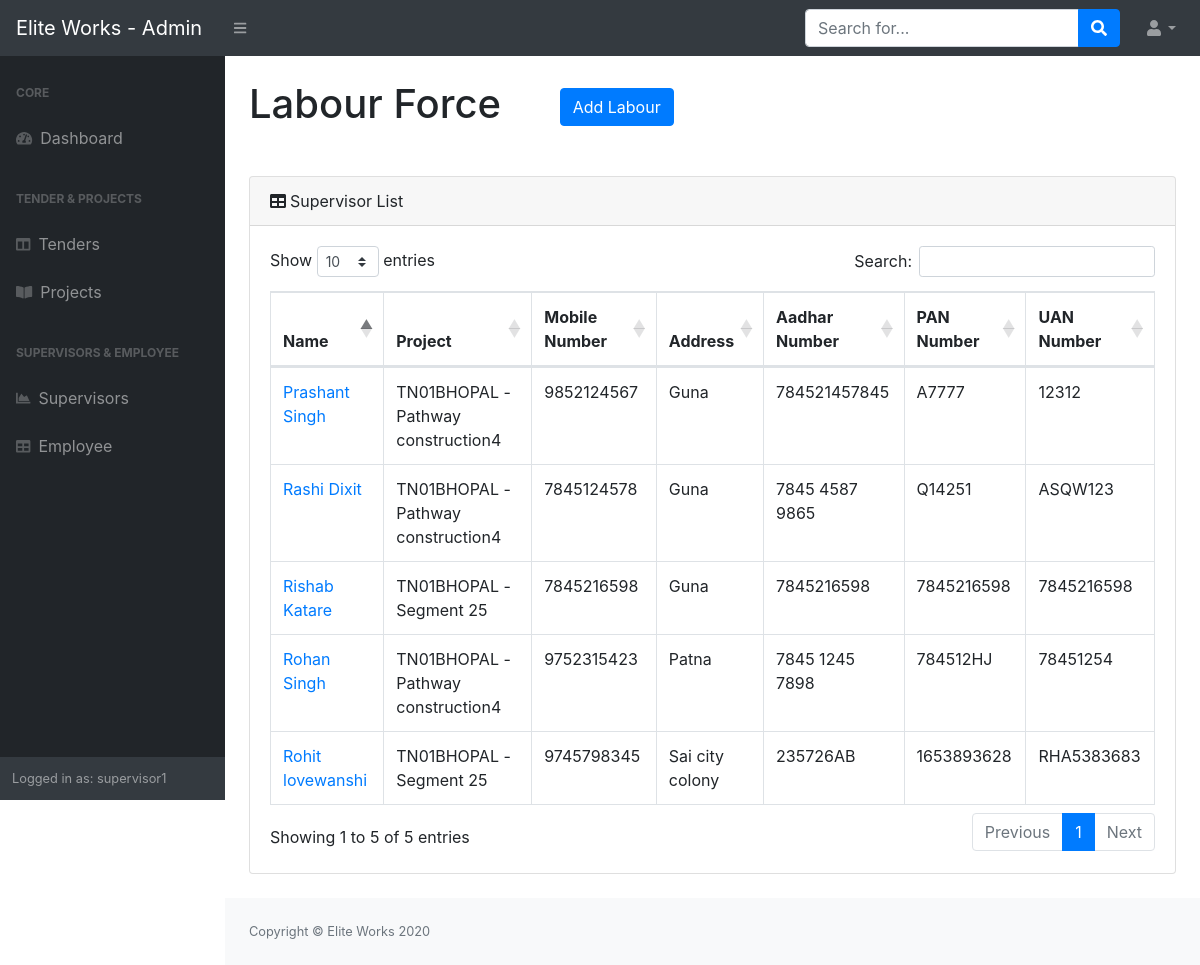
The page /labour/ (signed in) on the database its author committed.
### employee/models.py (models this page shows, shortened)
class labour(models.Model):
    project = models.ForeignKey(Projects,on_delete=models.CASCADE,null=True)
    name = models.CharField('Name', max_length=250,blank=False)
    image = models.ImageField('Image',upload_to='labour_Images',blank=True)
    mobile_number = models.CharField('Mobile Number',max_length=15)
    alter_number = models.CharField('Alternate Number',max_length=15)
    address = models.CharField('Address',max_length=400)
    resume = models.FileField(upload_to='Resume')
    aadhar_number = models.CharField('Aadhar Number',max_length=20)
    aadhar_photo = models.ImageField('Aadhar Card Photo',upload_to='Aadhar_photo',blank=True)
    pan_number = models.CharField('PAN Number', max_length=20)
    pan_photo = models.ImageField('PAN Card Photo',upload_to='PAN_Photo',blank=True)
    highest_qual = models.CharField('Highest Qualifications',max_length=200)
    highest_qual_photo = models.ImageField('Proof of Highest Qualification',upload_to='Highest_Qualification',blank=True)
    ten_certi = models.ImageField('10th Certificate',upload_to='ten_certi',blank=True)
    twelve_certi = models.ImageField('12th Certificate',upload_to='twelve_certi',blank=True)
    tech_certificate_name = models.CharField('Technical Certificate Name',max_length=300)
    tech_certi = models.ImageField('Technical Certificate',upload_to='tech_certi',blank=True)
    UAN_number = models.CharField('UAN Number',max_length=200)
    class Meta:
        verbose_name = 'Labour List'
        verbose_name_plural = 'Labour List'

### projects/models.py (models this page shows, shortened)
class Projects(models.Model):
    tender = models.ForeignKey(Tender,on_delete=models.CASCADE)
    project_name = models.CharField(max_length=50)
    start_date = models.DateField('Start Date',default=timezone.now)
    use_less = models.BooleanField(default=True)
    def __str__(self):
        return self.tender.tender_number+" - "+self.project_name+str(self.id)
    class Meta:
        verbose_name = 'Project'
        verbose_name_plural = 'Project'

class Tender(models.Model):
    tender_number = models.CharField('Tender Number',max_length=500)
    tender_name = models.CharField('Name of Work',max_length=500)
    tender_submission_date = models.DateField('Tender Submission Date',default=timezone.now)
    tender_purchase_reciept = models.FileField('Tender Purchase Reciept')
    tender_confirmation_reciept = models.FileField('Tender Confirmation Reciept')
    physical_submission_date = models.DateField('Physical Submission Date',default=timezone.now)
    tech_bid_opening_date = models.DateField('Technical Bid Opening Bid',default=timezone.now)
    Yes = 'Yes'
    No = 'No'
    status = [(Yes, 'Yes'),(No, 'No')]
    bid_status = models.CharField('Bid Status',max_length=10,choices=status,default=No)
    prize_bid = models.CharField('Prize Bid',max_length=50)
    class Meta:
        verbose_name = 'Tender Lists'
        verbose_name_plural = 'Tender Lists'

### employee/views.py (the view)
# urls.py: path('labour/',emp_view.get_all_employee,name='all_employee'),
def get_all_employee(request):
    context = {
        'employee' : labour.objects.all()
    }
    return render(request,'employee/all_employee.html',context)

### employee/templates/employee/all_employee.html (shortened to what this page needs)
{% load static %}
<!DOCTYPE html>
<html lang="en">
    <head>
        <link href="{% static 'projects/css/styles.css' %}" rel="stylesheet" />
        <link href="https://cdn.datatables.net/1.10.20/css/dataTables.bootstrap4.min.css" rel="stylesheet" />
    </head>
    <body class="sb-nav-fixed">
        <nav class="sb-topnav navbar navbar-expand navbar-dark bg-dark">
            <a class="navbar-brand" href="index.html">Elite Works - Admin</a><button class="btn btn-link btn-sm order-1 order-lg-0" id="sidebarToggle" href="#"><i class="fas fa-bars"></i></button
            >
            <form class="d-none d-md-inline-block form-inline ml-auto mr-0 mr-md-3 my-2 my-md-0">
                <div class="input-group">
                    <input class="form-control" type="text" placeholder="Search for..." aria-label="Search" aria-describedby="basic-addon2" />
                    <div class="input-group-append">
                        <button class="btn btn-primary" type="button"><i class="fas fa-search"></i></button>
                    </div>
                </div>
            </form>
            <ul class="navbar-nav ml-auto ml-md-0">
                <li class="nav-item dropdown">
                    <a class="nav-link dropdown-toggle" id="userDropdown" href="#" role="button" data-toggle="dropdown" aria-haspopup="true" aria-expanded="false"><i class="fas fa-user fa-fw"></i></a>
                </li>
            </ul>
        </nav>
        <div id="layoutSidenav">
            <div id="layoutSidenav_nav">
                <nav class="sb-sidenav accordion sb-sidenav-dark" id="sidenavAccordion">
                    <div class="sb-sidenav-menu">
                        <div class="nav">
                            <div class="sb-sidenav-menu-heading">Core</div>
                            <a class="nav-link" href="/"
                                ><div class="sb-nav-link-icon"><i class="fas fa-tachometer-alt"></i></div>
                                Dashboard</a
                            >
                            <div class="sb-sidenav-menu-heading">Tender & Projects</div>
                            <a class="nav-link collapsed" href="/tender" data-target="#collapseLayouts" aria-expanded="false" aria-controls="collapseLayouts"
                                ><div class="sb-nav-link-icon"><i class="fas fa-columns"></i></div>
                                Tenders
                            </a>
                            <a class="nav-link collapsed" href="#" data-target="#collapsePages" aria-expanded="false" aria-controls="collapsePages"
                                ><div class="sb-nav-link-icon"><i class="fas fa-book-open"></i></div>
                                Projects
                            </a>
                            <div class="sb-sidenav-menu-heading">Supervisors & Employee</div>
                            <a class="nav-link" href="/supervisor"
                                ><div class="sb-nav-link-icon"><i class="fas fa-chart-area"></i></div>
                                Supervisors</a
                            ><a class="nav-link" href="/labour"
                                ><div class="sb-nav-link-icon"><i class="fas fa-table"></i></div>
                                Employee</a>
                        </div>
                    </div>
                    <div class="sb-sidenav-footer">
                        <div class="small">Logged in as:  {{request.user}}</div>
                    </div>
                </nav>
            </div>
            <div id="layoutSidenav_content">
                <main>
                    <div class="container-fluid">
                        <h1 class="mt-4 mb-5 mr-5">Labour Force <a href="/create_labour/"><button type="button" class=" ml-5 btn btn-primary">Add Labour</button></a></h1>
                        <div class="card mb-4">
                            <div class="card-header"><i class="fas fa-table mr-1"></i>Supervisor List</div>
                            <div class="card-body">
                                <div class="table-responsive">
                                    <table class="table table-bordered" id="dataTable" width="100%" cellspacing="0">
                                        <thead>
                                            <tr>
                                                <th>Name</th>
                                                <th>Project</th>
                                                <th>Mobile Number</th>
                                                <th>Address</th>
                                                <th>Aadhar Number</th>
                                                <th>PAN Number</th>
                                                <th>UAN Number</th>
                                            </tr>
                                        </thead>
                                        <tbody>
                                            {%for super in employee%}
                                            <tr>
                                                <td><a href="{{super.id}}">{{super.name}}</a></td>
                                                <td>{{super.project}}</td>
                                                <td>{{super.mobile_number}}</td>
                                                <td>{{super.address}}</td>
                                                <td>{{super.aadhar_number}}</td>
                                                <td>{{super.pan_number}}</td>
                                                <td>{{super.UAN_number}}</td>
                                            </tr>
                                            {%endfor%}
                                        </tbody>
                                    </table>
                                </div>
                            </div>
                        </div>
                    </div>
                </main>
                <footer class="py-4 bg-light mt-auto">
                    <div class="container-fluid">
                        <div class="d-flex align-items-center justify-content-between small">
                            <div class="text-muted">Copyright &copy; Elite Works 2020</div>
                        </div>
                    </div>
                </footer>
            </div>
        </div>
    </body>
</html>

### rows shown on the page
labour: name "Rohan Singh", project "TN01BHOPAL - Pathway construction4", mobile_number "9752315423", address "Patna", aadhar_number "7845 1245 7898", pan_number "784512HJ", UAN_number "78451254"
labour: name "Rashi Dixit", project "TN01BHOPAL - Pathway construction4", mobile_number "7845124578", address "Guna", aadhar_number "7845 4587 9865", pan_number "Q14251", UAN_number "ASQW123"
labour: name "Prashant Singh", project "TN01BHOPAL - Pathway construction4", mobile_number "9852124567", address "Guna", aadhar_number "784521457845", pan_number "A7777", UAN_number "12312"
labour: name "Rishab Katare", project "TN01BHOPAL - Segment 25", mobile_number "7845216598", address "Guna", aadhar_number "7845216598", pan_number "7845216598", UAN_number "7845216598"
labour: name "Rohit lovewanshi", project "TN01BHOPAL - Segment 25", mobile_number "9745798345", address "Sai city colony", aadhar_number "235726AB", pan_number "1653893628", UAN_number "RHA5383683"

### other values the page prints
{{ request.user }} "supervisor1"
